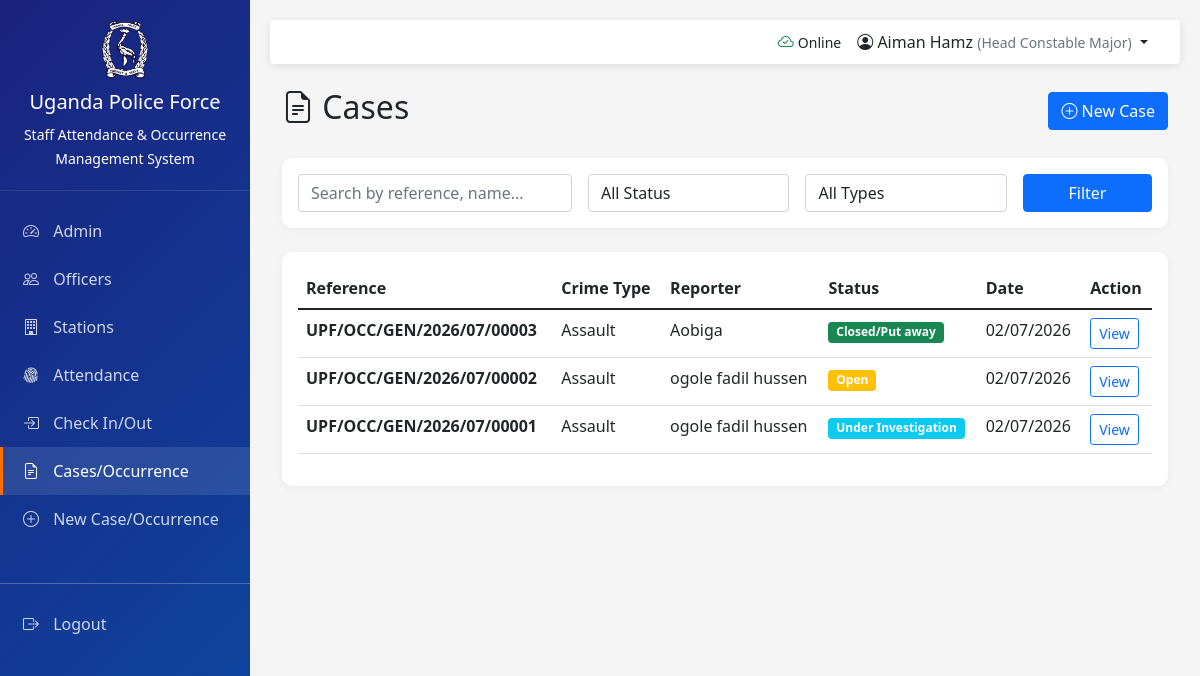
Page /occurrence/list/ (signed in) on the committed database.
### core/models.py (models this page shows, shortened)
class Profile(models.Model):
    RANK_CHOICES = (
        ('SPC', 'Special Police Constable'),
        ('PPC', 'Probationer Police Constable '),
        ('PC', 'Police Constable '),
        ('CPL', 'Corporal'),
        ('SGT', 'Sergent'),
        ('SSGT', 'Station Sergent'),
        ('HC', 'Head Constable'),
        ('HCM', 'Head Constable Major'),
        ('LAIP', 'Learner Assitant Inspector of Police'),
        ('AIP', 'Assitant Inspector of Police'),
        ('IP', 'Inspector Police'),
        ('CASP', 'Cadet Assistant Superintendent of Police'),
        ('ASP', 'Assistant Superintendent of Police'),
        ('SP', 'Superintendent of Police'),
        ('SSP', 'Senior Superintendent of Police'),
        ('ACP', 'Assistant Commissioner of police'),
        ('CP', 'Commissioner of Police'),
        ('AIGP', 'Assistant Inspector General of Police'),
        ('IGP', 'Inspector General of Police')
    )
    SENIOR_RANKS = ['LAIP', 'AIP', 'IP', 'CASP', 'ASP','SP', 'SSP',  'ACP', 'CP','AIGP', 'IGP']
    JUNIOR_RANKS = ['SPC','PPC',  'PC', 'CPL', 'SGT', 'SSGT', 'HC', 'HCM']
    ROLE_CHOICES = (
        ('admin', 'Headquarter Admin'),
        ('regional_admin', 'Regional Commander'),
        ('district_admin', 'District Admin'),
        ('Station_admin', 'Station Commander/OC'),
        ('officer', 'Police Officer')
    )
    user = models.OneToOneField(
        settings.AUTH_USER_MODEL, on_delete=models.CASCADE, related_name='user_profile'
    )
    role = models.CharField(max_length=25, choices=ROLE_CHOICES, default='officer')
    rank = models.CharField(max_length=50, choices=RANK_CHOICES, blank=True, null=True)
    force_number = models.CharField(max_length=10, unique=True, blank=True, null=True,
    validators=[RegexValidator(
        regex=r'^\d{4,6}$',
        message='Force Number must be digits only (e.g., 91765)'
    )],
    help_text='For Junior Officers (SPC-HCM): Digits only, e.g., 91765'
    )
    file_number = models.CharField(max_length=10, unique=True, blank=True, null=True,
        validators=[RegexValidator(
            regex=r'^[A-Z]\d{4}$',
            message='File Number format: Letter + 4 digits (e.g., A0001)'
        )],
        help_text='For Senior Officers (LAIP+): First letter of surname + 4 digits, e.g., A0001'
    )
    previous_force_number = models.CharField(max_length=10, blank=True, null=True)
    is_force_number_active = models.BooleanField(default=True)
    date_of_birth = models.DateField(null=True, blank=True)
    date_joined_force = models.DateField(null=True, blank=True)
    nin = models.CharField(max_length=15, blank=True, null=True)
    current_station = models.ForeignKey(
        'Station', on_delete=models.SET_NULL, null=True, blank=True, related_name='assigned_officers'
    )
    is_on_duty = models.BooleanField(default=False)
    is_active_officer = models.BooleanField(default=True)
    created_at = models.DateTimeField(auto_now_add=True)
    updated_at = models.DateTimeField(auto_now=True)
    class Meta:
        verbose_name = 'Officer Profile'
        verbose_name_plural = 'Officer Profiles'
        ordering = ['-rank', 'force_number']
        indexes = [
            models.Index(fields=['force_number']),
            models.Index(fields=['file_number']),
            models.Index(fields=['role', 'rank']),
            models.Index(fields=['current_station'])
        ]

### occurrence/models.py (models this page shows, shortened)
class Occurrence(models.Model):
    CASE_STATUS = (
        ('Under_Inquiry', 'Under Inquiry'),
        ('COURT', 'Submitted to Court/RSA'),
        ('OPEN', 'Open'),
        ('INVESTIGATING', 'Under Investigation'),
        ('CLOSED', 'Closed/Put away'),
    )
    CRIME_TYPE = (
        ('THEFT', 'Theft'),
        ('ROBBERY', 'Aggravated Robbery'),
        ('BURGLARY', 'Burglary/Breaking'),
        ('ASSAULT', 'Assault'),
        ('ASSAULT_AGG', 'Aggravated Assault'),
        ('DOMESTIC', 'Domestic Violence'),
        ('RAPE', 'Rape'),
        ('DEFILEMENT', 'Defilement'),
        ('HOMICIDE', 'Homicide/Murder'),
        ('MANSLAUGHTER', 'Manslaughter'),
        ('KIDNAP', 'Kidnapping'),
        ('FRAUD', 'Fraud'),
        ('FORGERY', 'Forgery'),
        ('DRUGS', 'Narcotics/Drugs'),
        ('TRAFFIC', 'Traffic Offense'),
        ('CYBER', 'Cyber Crime'),
        ('CORRUPTION', 'Corruption'),
        ('TERRORISM', 'Terrorism'),
        ('OTHER', 'Other Criminal Offense'),
    )
    reference_number = models.CharField(max_length=30, unique=True, editable=False, help_text='Auto-generated: UPF/OCC/STATION/YYYY/MM/XXXXX')
    reporter_full_name = models.CharField(max_length=250)
    reporter_sex = models.CharField(max_length=10, choices=[('Male', 'Male'), ('Female', 'Female'), ('Other', 'Other')])
    reporter_age = models.PositiveIntegerField(validators=[MinValueValidator(0), MaxValueValidator(120)])
    reporter_tribe = models.CharField(max_length=50)
    reporter_occupation = models.CharField(max_length=150, blank=True, null=True )
    reporter_residence = models.TextField()
    reporter_contact = models.CharField(max_length=13, null=True, blank=True )
    reporter_email = models.EmailField(blank=True, null=True)
    reporter_national_id = models.CharField(max_length=20, blank=True, null=True )
    what_happened = models.TextField()
    when_it_happened = models.DateTimeField()
    where_it_happened = models.TextField()
    who_was_involved = models.TextField(help_text='Describe victims, suspects, and witnesses')
    why_it_happened = models.TextField(blank=True, help_text='Motive or cause if known')
    how_it_happened = models.TextField(help_text='Method, means, or weapons used')
    crime_type = models.CharField(max_length=50, choices=CRIME_TYPE)
    case_status = models.CharField(max_length=50, choices=CASE_STATUS, default='OPEN', verbose_name='Case Status' )
    reporting_officer = models.ForeignKey('core.Profile', on_delete=models.SET_NULL, null=True, related_name='reported_cases', verbose_name='Reporting Officer')
    investigating_officer = models.ForeignKey('core.Profile', on_delete=models.SET_NULL, null=True, blank=True, related_name='investigating_cases', verbose_name='Investigating Officer')
    station = models.ForeignKey('core.Station', on_delete=models.SET_NULL, null=True, related_name='occurrences', verbose_name='Police Station')
    crime_scene_location = models.CharField(max_length=255, blank=True, verbose_name='Crime Scene Location')
    is_sensitive = models.BooleanField(default=False, verbose_name='Sensitive Case', help_text='Involves minors, sexual offenses, or security matters' )
    date_reported = models.DateTimeField(default=timezone.now, verbose_name='Date Reported')
    date_updated = models.DateTimeField(auto_now=True)
    date_closed = models.DateTimeField(null=True, blank=True)
    class Meta:
        verbose_name = 'Occurrence/Case'
        verbose_name_plural = 'Occurrences/Cases'
        ordering = ['-date_reported']
        indexes = [
            models.Index(fields=['reference_number']),
            models.Index(fields=['case_status']),
            models.Index(fields=['crime_type']),
            models.Index(fields=['date_reported']),
            models.Index(fields=['station', 'case_status']),
        ]
        permissions = [
            ('view_sensitive_case', 'Can view sensitive cases'),
            ('update_case_status', 'Can update case status'),
            ('assign_investigator', 'Can assign investigating officer'),
        ]

### occurrence/views.py (the view)
# urls.py: path('list/', views.occurrence_list, name='list'),
@login_required
def occurrence_list(request):
    try:
        profile = request.user.user_profile
    except Profile.DoesNotExist:
        return redirect('core:dashboard')
    if profile.role in ['admin', 'district_admin']:
        cases = Occurrence.objects.all()
    elif profile.role == 'station_admin':
        cases = Occurrence.objects.filter(station=profile.current_station)
    else:
        cases = Occurrence.objects.filter(reporting_officer=profile)
    search = request.GET.get('search', '')
    status = request.GET.get('status', '')
    crime_type = request.GET.get('crime_type', '')
    if search:
        cases = cases.filter(
            Q(reference_number__icontains=search) |
            Q(reporter_full_name__icontains=search) |
            Q(what_happened__icontains=search)
        )
    if status:
        cases = cases.filter(case_status=status)
    if crime_type:
        cases = cases.filter(crime_type=crime_type)
    paginator = Paginator(cases, 20)
    page = request.GET.get('page', 1)
    cases = paginator.get_page(page)
    context = {
        'cases': cases,
        'search': search,
        'status_filter': status,
        'crime_type_filter': crime_type,
        'status_choices': Occurrence.CASE_STATUS,
        'crime_types': Occurrence.CRIME_TYPE,
        'profile': profile,
    }
    return render(request, 'list.html', context)

### occurrence/templates/list.html (shortened to what this page needs)
{% extends 'base.html' %}
{% block content %}
<div class="container-fluid">
    <div class="d-flex justify-content-between align-items-center mb-4">
        <h2><i class="bi bi-file-earmark-text"></i> Cases</h2>
        <a href="{% url 'occurrence:create' %}" class="btn btn-primary">
            <i class="bi bi-plus-circle"></i> New Case
        </a>
    </div>
    <div class="card mb-4">
        <div class="card-body">
            <form method="get" class="row g-3">
                <div class="col-md-4">
                    <input type="text" name="search" class="form-control"
                           placeholder="Search by reference, name..." value="{{ search }}">
                </div>
                <div class="col-md-3">
                    <select name="status" class="form-control">
                        <option value="">All Status</option>
                    </select>
                </div>
                <div class="col-md-3">
                    <select name="crime_type" class="form-control">
                        <option value="">All Types</option>
                    </select>
                </div>
                <div class="col-md-2">
                    <button type="submit" class="btn btn-primary w-100">Filter</button>
                </div>
            </form>
        </div>
    </div>
    <div class="card">
        <div class="card-body">
            <div class="table-responsive">
                <table class="table table-hover">
                    <thead>
                        <tr>
                            <th>Reference</th>
                            <th>Crime Type</th>
                            <th>Reporter</th>
                            <th>Status</th>
                            <th>Date</th>
                            <th>Action</th>
                        </tr>
                    </thead>
                    <tbody>
                        {% for case in cases %}
                        <tr>
                            <td><strong>{{ case.reference_number }}</strong></td>
                            <td>{{ case.get_crime_type_display }}</td>
                            <td>{{ case.reporter_full_name }}</td>
                            <td>
                                <span class="badge {% if case.case_status == 'OPEN' %}bg-warning
                                    {% elif case.case_status == 'INVESTIGATING' %}bg-info
                                    {% elif case.case_status == 'CLOSED' %}bg-success
                                    {% else %}bg-secondary{% endif %}">
                                    {{ case.get_case_status_display }}
                                </span>
                            </td>
                            <td>{{ case.date_reported|date:"d/m/Y" }}</td>
                            <td>
                                <a href="{% url 'occurrence:detail' case.reference_number %}"
                                   class="btn btn-sm btn-outline-primary">View</a>
                            </td>
                        </tr>
                        {% empty %}
                        <tr>
                            <td colspan="6" class="text-center py-4">No cases found</td>
                        </tr>
                        {% endfor %}
                    </tbody>
                </table>
            </div>
        </div>
    </div>
</div>
{% endblock %}

### core/templates/base.html (shortened to what this page needs)
{% load static %}
<!DOCTYPE html>
<html lang="en">
<head>
    <link href="https://cdn.jsdelivr.net/npm/bootstrap@5.1.3/dist/css/bootstrap.min.css" rel="stylesheet">
    <link rel="stylesheet" href="https://cdn.jsdelivr.net/npm/bootstrap-icons@1.8.0/font/bootstrap-icons.css">
    <link href="https://cdn.jsdelivr.net/npm/select2@4.1.0-rc.0/dist/css/select2.min.css" rel="stylesheet">
    <link rel="stylesheet" href="https://cdn.datatables.net/1.11.5/css/dataTables.bootstrap5.min.css">
</head>
<body>
    {% if user.is_authenticated %}
    <nav class="sidebar">
        <div class="logo">
            <img src="{% static 'img/upf_logo.png' %}"  alt="UPF Logo">
            <h5>Uganda Police Force</h5>
            <small>Staff Attendance & Occurrence Management System</small>
        </div>
        <ul class="nav flex-column mt-3">
           {% if request.user.user_profile.role != 'officer' %}
            <li class="nav-item">
                <a class="nav-link" href="{% url 'core:admin_dashboard' %}">
                    <i class="bi bi-speedometer2"></i> Admin
                </a>
            </li>
            <li class="nav-item">
                <a class="nav-link" href="{% url 'core:manage_officers' %}">
                    <i class="bi bi-people"></i> Officers
                </a>
            </li>
            <li class="nav-item">
                <a class="nav-link" href="{% url 'core:manage_stations' %}">
                    <i class="bi bi-building"></i> Stations
                </a>
            </li>
            {% endif %}
            <li class="nav-item">
                <a class="nav-link {% if 'attendance' in request.path %}active{% endif %}" href="{% url 'attendance:dashboard' %}">
                    <i class="bi bi-fingerprint"></i> Attendance
                </a>
            </li>
            <li class="nav-item">
                <a class="nav-link" href="{% url 'attendance:check_in' %}">
                    <i class="bi bi-box-arrow-in-right"></i> Check In/Out
                </a>
            </li>
            <li class="nav-item">
                <a class="nav-link {% if 'occurrence' in request.path %}active{% endif %}"
                   href="{% url 'occurrence:dashboard' %}">
                    <i class="bi bi-file-earmark-text"></i> Cases/Occurrence
                </a>
            </li>
            <li class="nav-item">
                <a class="nav-link" href="{% url 'occurrence:create' %}">
                    <i class="bi bi-plus-circle"></i> New Case/Occurrence
                </a>
            </li>
            <li class="nav-item mt-4">
                <hr class="bg-light">
                <a class="nav-link" href="{% url 'core:logout' %}">
                    <i class="bi bi-box-arrow-right"></i> Logout
                </a>
            </li>
        </ul>
    </nav>
    {% endif %}
    <div class="main-content">
        {% if user.is_authenticated %}
        <nav class="navbar navbar-expand-lg mb-4 rounded">
            <div class="container-fluid">
                <div class="ms-auto d-flex align-items-center">
                    <span id="syncStatus" class="me-3">
                    </span>
                    <div class="dropdown">
                        <a class="dropdown-toggle text-decoration-none text-dark" href="#"
                           id="userDropdown" data-bs-toggle="dropdown">
                            <i class="bi bi-person-circle"></i>
                            {{ user.get_full_name }}
                            {% if user.user_profile.rank %}
                            <small class="text-muted">({{ user.user_profile.get_rank_display }})</small>
                            {% endif %}
                        </a>
                    </div>
                </div>
            </div>
        </nav>
        {% endif %}
        {% block content %}{% endblock %}
    </div>
</body>
</html>

### rows in the picture
Occurrence: reference_number "UPF/OCC/GEN/2026/07/00003", crime_type "Assault", reporter_full_name "Aobiga", case_status "Closed/Put away", date_reported "02/07/2026"
Occurrence: reference_number "UPF/OCC/GEN/2026/07/00002", crime_type "Assault", reporter_full_name "ogole fadil hussen", case_status "Open", date_reported "02/07/2026"
Occurrence: reference_number "UPF/OCC/GEN/2026/07/00001", crime_type "Assault", reporter_full_name "ogole fadil hussen", case_status "Under Investigation", date_reported "02/07/2026"

### other values in the picture
{{ user.get_full_name }} "Aiman Hamz"
{{ user.user_profile.get_rank_display }} "Head Constable Major"
